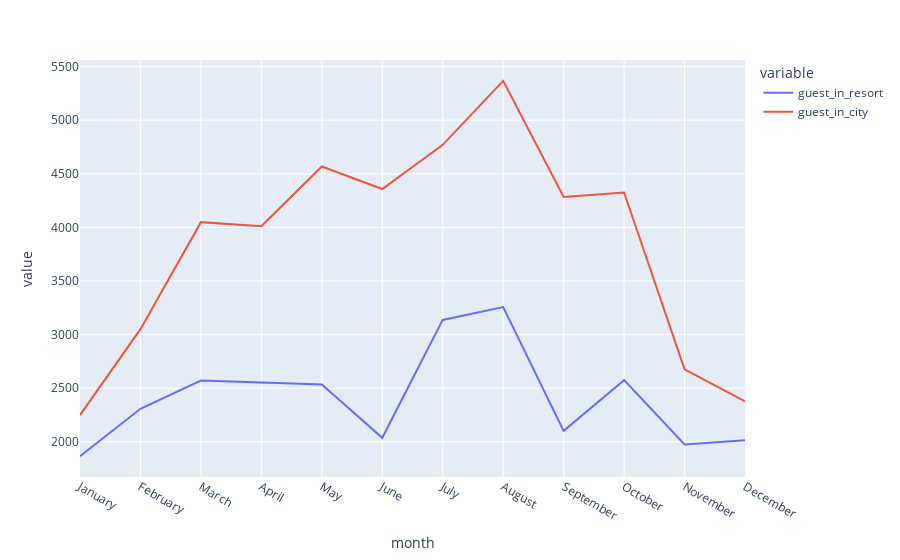

The cell this chart's notebook holds for it:
### Code cell
px.line(data_frame = final_rush,x = 'month',y = ['guest_in_resort','guest_in_city'])

### Figure 1 — Plotly figure (JSON) as saved in the notebook; plotly's stock layout.template omitted (floating-point values rounded to 4 significant figures)
{"data": [{"hovertemplate": "variable=guest_in_resort<br>month=%{x}<br>value=%{y}<extra></extra>", "legendgroup": "guest_in_resort", "line": {"color": "#636efa", "dash": "solid"}, "marker": {"symbol": "circle"}, "mode": "lines", "name": "guest_in_resort", "orientation": "v", "showlegend": true, "type": "scatter", "x": ["January", "February", "March", "April", "May", "June", "July", "August", "September", "October", "November", "December"], "xaxis": "x", "y": [1866, 2308, 2571, 2550, 2535, 2037, 3137, 3257, 2102, 2575, 1975, 2014], "yaxis": "y"}, {"hovertemplate": "variable=guest_in_city<br>month=%{x}<br>value=%{y}<extra></extra>", "legendgroup": "guest_in_city", "line": {"color": "#EF553B", "dash": "solid"}, "marker": {"symbol": "circle"}, "mode": "lines", "name": "guest_in_city", "orientation": "v", "showlegend": true, "type": "scatter", "x": ["January", "February", "March", "April", "May", "June", "July", "August", "September", "October", "November", "December"], "xaxis": "x", "y": [2249, 3051, 4049, 4010, 4568, 4358, 4770, 5367, 4283, 4326, 2676, 2377], "yaxis": "y"}], "layout": {"autosize": true, "legend": {"title": {"text": "variable"}, "tracegroupgap": 0}, "margin": {"t": 60}, "xaxis": {"anchor": "y", "autorange": true, "domain": [0, 1], "range": [0, 11], "title": {"text": "month"}, "type": "category"}, "yaxis": {"anchor": "x", "autorange": true, "domain": [0, 1], "range": [1672.0, 5562.0], "title": {"text": "value"}, "type": "linear"}}}
